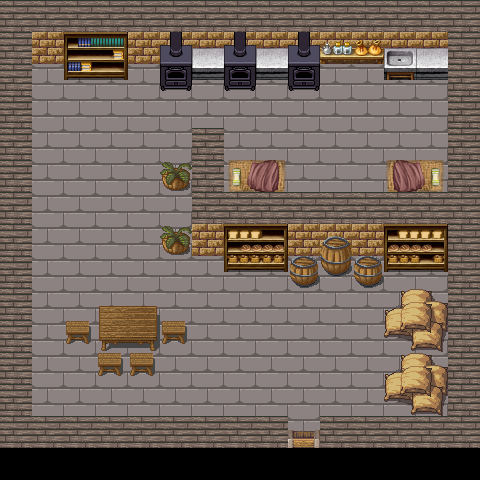

This game map was drawn from its Tiled (.tmx) file and the tilesets committed beside it. A one-line description and the trimmed map source follow:
An orthogonal 15x15 tile map with 32x32 px tiles, 5 tile layers (Floor, Character, Wall, House Decals, ...), 12 tilesets and 2 objects.

<map version="1.0" orientation="orthogonal" renderorder="right-down" width="15" height="15" tilewidth="32" tileheight="32" nextobjectid="5">
 <tileset firstgid="1" name="magecity_0" tilewidth="32" tileheight="32">
  <image source="../Tilesets/magecity_0.png" width="256" height="1450" />
 </tileset>
 <tileset firstgid="361" name="build_atlas" tilewidth="32" tileheight="32">
  <image source="../Tilesets/build_atlas.png" width="1024" height="1024" />
 </tileset>
 <tileset firstgid="1385" name="ShelfComp" tilewidth="32" tileheight="32">
  <image source="../Tilesets/ShelfComp.png" width="512" height="512" />
 </tileset>
 <tileset firstgid="1641" name="base_out_atlas" tilewidth="32" tileheight="32">
  <image source="../Tilesets/base_out_atlas.png" width="1024" height="1024" />
 </tileset>
 <tileset firstgid="2665" name="BedComp" tilewidth="32" tileheight="32">
  <image source="../Tilesets/BedComp.png" width="512" height="512" />
 </tileset>
 <tileset firstgid="2921" name="BridgeComp" tilewidth="32" tileheight="32">
  <image source="../Tilesets/BridgeComp.png" width="512" height="512" />
 </tileset>
 <tileset firstgid="3177" name="build_atlas" tilewidth="32" tileheight="32">
  <image source="../Tilesets/build_atlas.png" width="1024" height="1024" />
 </tileset>
 <tileset firstgid="4201" name="house_inside" tilewidth="32" tileheight="32">
  <image source="../Tilesets/house_inside.png" width="512" height="448" />
 </tileset>
 <tileset firstgid="4425" name="InteriorComp2" tilewidth="32" tileheight="32">
  <image source="../Tilesets/InteriorComp2.png" width="512" height="512" />
 </tileset>
 <tileset firstgid="4681" name="InteriorItemsComp" tilewidth="32" tileheight="32">
  <image source="../Tilesets/InteriorItemsComp.png" width="512" height="512" />
 </tileset>
 <tileset firstgid="4937" name="magecity_0" tilewidth="32" tileheight="32">
  <image source="../Tilesets/magecity_0.png" width="256" height="1450" />
 </tileset>
 <tileset firstgid="5297" name="obj_misk_atlas" tilewidth="32" tileheight="32">
  <image source="../Tilesets/obj_misk_atlas.png" width="1024" height="1024" />
 </tileset>
 <layer name="Floor" width="15" height="15">
  <data>[225 cells, 208 non-empty, 3 distinct tile ids]</data>
 </layer>
 <layer name="Character" width="15" height="15">
  <data>[225 cells, 0 non-empty, 0 distinct tile ids]</data>
 </layer>
 <layer name="Wall" width="15" height="15">
  <data>[225 cells, 85 non-empty, 3 distinct tile ids]</data>
 </layer>
 <layer name="House Decals" width="15" height="15">
  <data>[225 cells, 4 non-empty, 1 distinct tile ids]</data>
 </layer>
 <layer name="House decals(non)" width="15" height="15">
  <data>[225 cells, 50 non-empty, 34 distinct tile ids]</data>
 </layer>
 <objectgroup name="Object Layer 1">
  <object id="2" x="32" y="65">
   <polyline points="0,0 1,351 255,352 256,389 287,389 289,353 358,351 358,216 261,216 254,216 256,187 128,190 128,159 156,159 159,124 127,124 129,98 159,100 161,64 191,64 191,128 416,127 416,3 129,3 128,-13 96,-11 96,-1 32,-1 0,-3" />
  </object>
  <object id="4" x="100" y="307">
   <polyline points="0,0 54,1 54,32 -1,32 1,1" />
  </object>
 </objectgroup>
</map>
